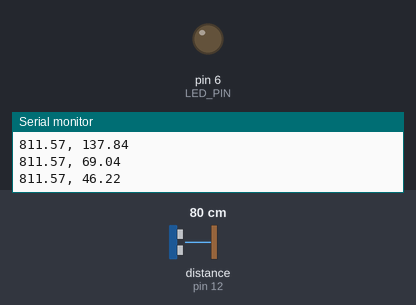
Recording of a sketch running on a simulated Arduino Uno, built with avr-gcc and run on an emulated ATmega328P. Shown: output pins drawn as LEDs (lit = HIGH), the last lines printed to the serial monitor. Wiring (inferred from the names in the program): ultrasonic range finder: trigger pin 13; echo pin 12. Dashed ring = blinking. The test bench sets the inputs (shaded band); at power-on: distance to the obstacle (sensor on pin 12) 80 cm. The echo pulse lasts 58.3 µs per cm; pins used as bus, display or sensor lines are not drawn.

Above: at 0.3 s.
At 1.01 s:
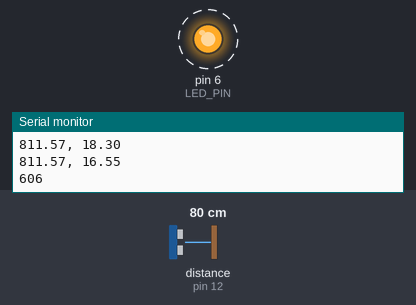
Timing chart, 0 to 3.0 s (numbered marks = the images above):
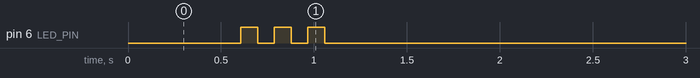

The sketch:

project_1_1_kalman.ino
```cpp
// AuE 4220 — Project 1.1: one HC-SR04 with a 1D Kalman filter
// HC-SR04: TRIG D13, ECHO D12, 5V, GND. External LED: D6 -> resistor -> LED -> GND.
// Serial output: START, followed by "distance_mm, time_variance_us2", then elapsed_ms.

#include <math.h>

const byte TRIG_PIN = 13;
const byte ECHO_PIN = 12;
const byte LED_PIN  = 6;

const unsigned long PING_INTERVAL_MS = 60;     // HC-SR04: avoid echoes from prior pulses
const unsigned long ECHO_TIMEOUT_US = 12000;  // Covers the 1.5 m test range
const unsigned long MIN_ECHO_US = 850;        // Outside the expected 0.2-1.5 m range
const unsigned long MAX_ECHO_US = 9800;

// Linear regression from the team's six calibration measurements (2026-11-23).
const float MM_PER_US = 0.17287267f;
const float OFFSET_MM = 8.40706f;

// Observed sample variances (microseconds squared) from calibration.
// Interpolate R by echo time instead of assuming constant noise at every distance.
const byte N_CAL = 6;
const float CAL_TIME_US[N_CAL] = {
  1095.03f, 1717.03f, 2844.47f, 4252.21f, 5753.57f, 8630.47f
};
const float CAL_R_US2[N_CAL] = {
  32.37f, 22.29f, 75.48f, 82.92f, 292.29f, 170.80f
};

// State x = filtered echo time [us]; P = uncertainty in x [us^2].
// Stationary-target model: x(k) = x(k-1) + process noise.
const float Q_US2 = 0.50f;        // Model/process-noise variance per update
const float CONVERGED_P_US2 = 25.0f;
const float MAX_CHANGE_MM = 1.0f;
const byte STABLE_UPDATES_REQUIRED = 4;

unsigned long startMillis;
unsigned long lastPingMillis = 0;
bool firstPing = true;
bool finished = false;

unsigned long startupEchoes[3];
byte startupCount = 0;
bool kalmanReady = false;

float xUs = 0.0f;
float PUs2 = 0.0f;
float previousDistanceMm = 0.0f;
byte stableUpdates = 0;

float measurementVariance(float tUs) {
  if (tUs <= CAL_TIME_US[0]) return CAL_R_US2[0];
  if (tUs >= CAL_TIME_US[N_CAL - 1]) return CAL_R_US2[N_CAL - 1];

  for (byte i = 0; i < N_CAL - 1; i++) {
    if (tUs <= CAL_TIME_US[i + 1]) {
      float fraction = (tUs - CAL_TIME_US[i]) /
                       (CAL_TIME_US[i + 1] - CAL_TIME_US[i]);
      return CAL_R_US2[i] + fraction * (CAL_R_US2[i + 1] - CAL_R_US2[i]);
    }
  }
  return CAL_R_US2[N_CAL - 1];
}

unsigned long measureEchoTime() {
  digitalWrite(TRIG_PIN, LOW);
  delayMicroseconds(2);
  digitalWrite(TRIG_PIN, HIGH);
  delayMicroseconds(10);
  digitalWrite(TRIG_PIN, LOW);
  return pulseIn(ECHO_PIN, HIGH, ECHO_TIMEOUT_US);
}

unsigned long medianOfThree(unsigned long a, unsigned long b, unsigned long c) {
  if (a > b) { unsigned long v = a; a = b; b = v; }
  if (b > c) { unsigned long v = b; b = c; c = v; }
  if (a > b) { unsigned long v = a; a = b; b = v; }
  return b;
}

void printEstimate() {
  const float distanceMm = MM_PER_US * xUs + OFFSET_MM;
  Serial.print(distanceMm, 2);
  Serial.print(F(", "));
  Serial.println(PUs2, 2);   // TIME variance [us^2], as required for 1.1
}

void finishMeasurement() {
  finished = true;                      // No more measurement lines
  const unsigned long elapsedMs = millis() - startMillis;
  Serial.println(elapsedMs);           // Only the elapsed milliseconds on final line

  for (byte i = 0; i < 3; i++) {       // Visible convergence indication
    digitalWrite(LED_PIN, HIGH);
    delay(90);
    digitalWrite(LED_PIN, LOW);
    delay(90);
  }
}

void setup() {
  pinMode(TRIG_PIN, OUTPUT);
  pinMode(ECHO_PIN, INPUT);
  pinMode(LED_PIN, OUTPUT);
  digitalWrite(TRIG_PIN, LOW);
  digitalWrite(LED_PIN, LOW);

  Serial.begin(115200);
  Serial.println(F("START"));
  startMillis = millis();
}

void loop() {
  if (finished) return;

  unsigned long now = millis();
  if (!firstPing && (now - lastPingMillis < PING_INTERVAL_MS)) return;
  firstPing = false;
  lastPingMillis = now;

  const unsigned long echoUs = measureEchoTime();
  if (echoUs < MIN_ECHO_US || echoUs > MAX_ECHO_US) return;

  if (!kalmanReady) {
    // A median of three keeps an isolated false echo from setting the initial state.
    startupEchoes[startupCount++] = echoUs;
    if (startupCount < 3) return;

    xUs = (float)medianOfThree(startupEchoes[0], startupEchoes[1], startupEchoes[2]);
    PUs2 = measurementVariance(xUs);
    previousDistanceMm = MM_PER_US * xUs + OFFSET_MM;
    kalmanReady = true;
    printEstimate();
    return;
  }

  const float RUs2 = measurementVariance(xUs);
  const float innovationUs = (float)echoUs - xUs;
  float rejectLimitUs = 6.0f * sqrtf(RUs2);
  if (rejectLimitUs < 60.0f) rejectLimitUs = 60.0f;
  if (fabsf(innovationUs) > rejectLimitUs) return; // Ignore probable false echoes

  // Kalman prediction and measurement update in echo-time units.
  PUs2 += Q_US2;
  const float K = PUs2 / (PUs2 + RUs2);
  xUs += K * innovationUs;
  PUs2 *= (1.0f - K);

  const float distanceMm = MM_PER_US * xUs + OFFSET_MM;
  printEstimate();

  if (PUs2 <= CONVERGED_P_US2 &&
      fabsf(distanceMm - previousDistanceMm) <= MAX_CHANGE_MM) {
    stableUpdates++;
  } else {
    stableUpdates = 0;
  }
  previousDistanceMm = distanceMm;

  if (stableUpdates >= STABLE_UPDATES_REQUIRED) {
    finishMeasurement();
  }
}
```

Measured:
- by itself, pin 6 (LED_PIN): alternates HIGH for 0.09 s and LOW for 0.09 s, 6 changes in all, then stays LOW
